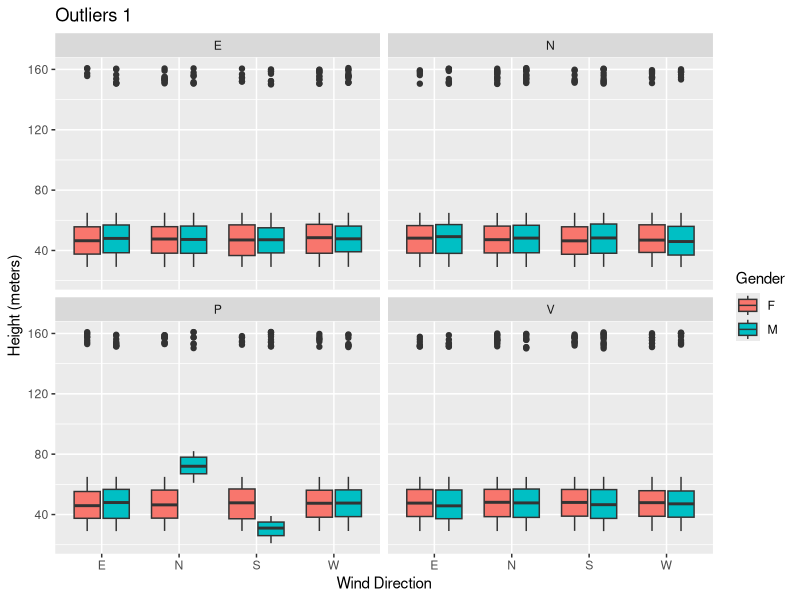
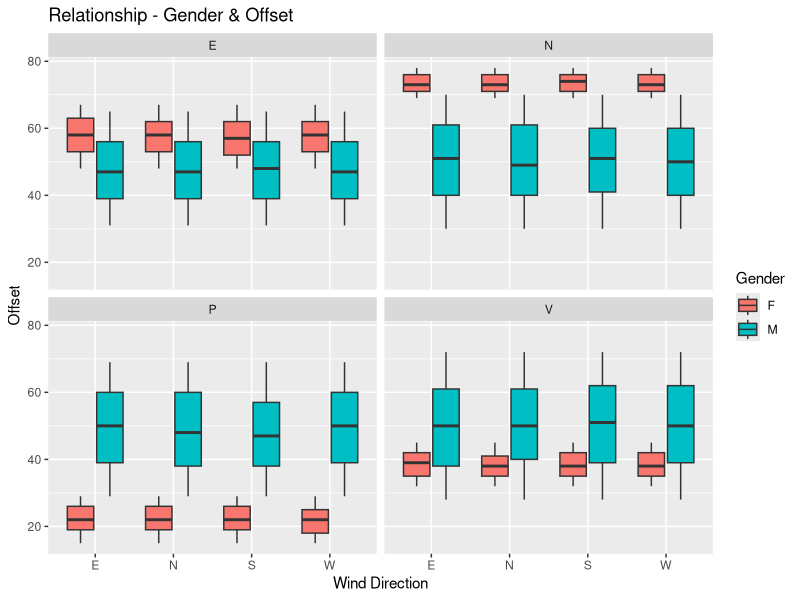
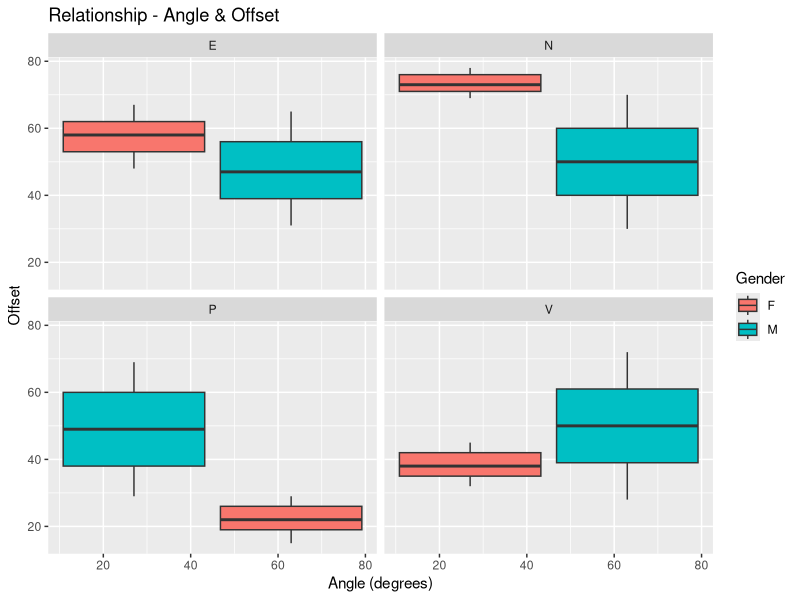
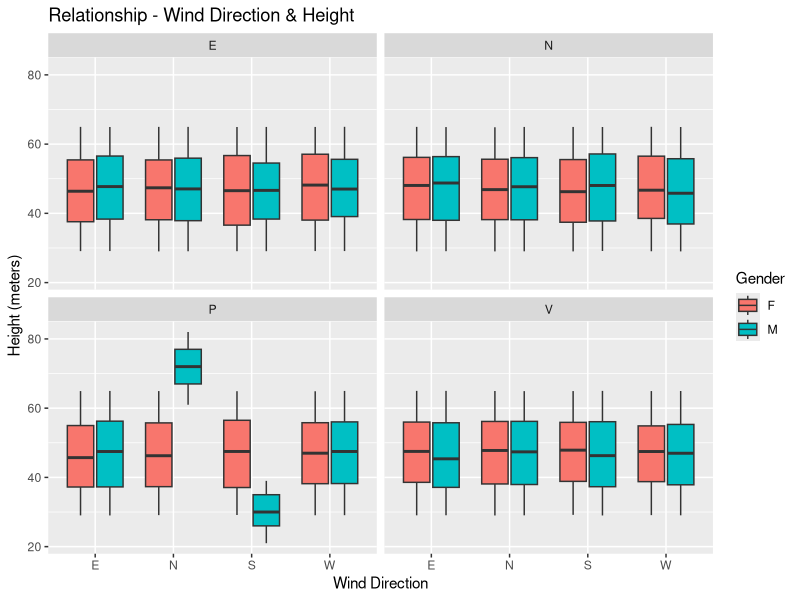
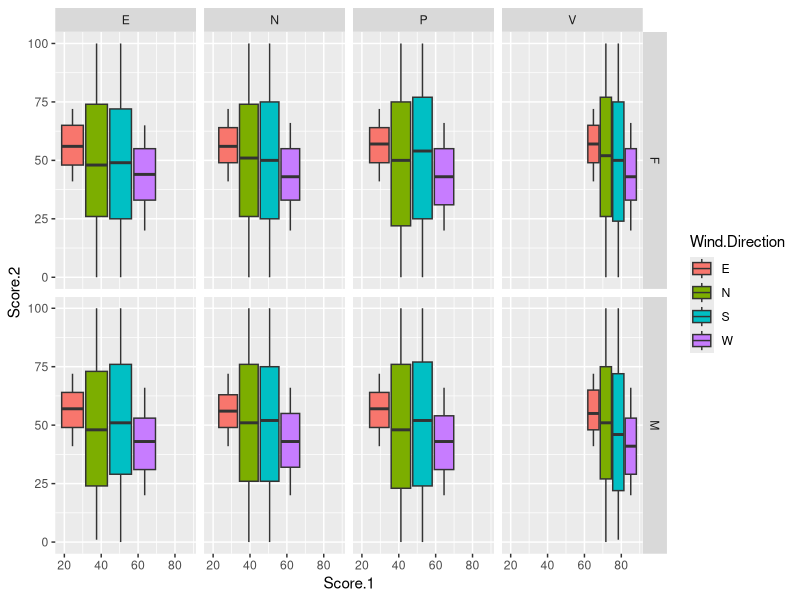

Generate these figures, in order, with R:
library(ggplot2)
setwd("/users/refracc/Documents/R/SET09120/Coursework")

data <- read.csv("dataset.csv")

# Definite outliers plot
outliers <- ggplot(data, aes(x=Wind.Direction, y=Height, fill=Gender)) + geom_boxplot() + facet_wrap(~Group) + xlab("Wind Direction") + ylab("Height (meters)") + labs(title = "Outliers 1")
print(outliers)

# Definite relationship plot
relationship <- ggplot(data, aes(x=Wind.Direction, y=Offset, fill=Gender)) + geom_boxplot() + facet_wrap(~Group) + xlab("Wind Direction") + labs(title = "Relationship - Gender & Offset")
print(relationship)

# Definite relationship plot
relationship1 <- ggplot(data, aes(x=Angle, y=Offset, fill=Gender)) + geom_boxplot() + facet_wrap(~Group) + xlab("Angle (degrees)") + labs(title = "Relationship - Angle & Offset")
print(relationship1)

# Definite relationship plot
relationship2 <- ggplot(data[data$Height < 100, ], aes(x=Wind.Direction, y=Height, fill=Gender)) + geom_boxplot() + facet_wrap(~Group) + xlab("Wind Direction") + ylab("Height (meters)") + labs(title = "Relationship - Wind Direction & Height")
print(relationship2)

# Definite relationship plot
relationship3 <- ggplot(data, aes(x=Score.1, y=Score.2, fill=Wind.Direction)) + geom_boxplot() + facet_grid(Gender~Group)
print(relationship3)
